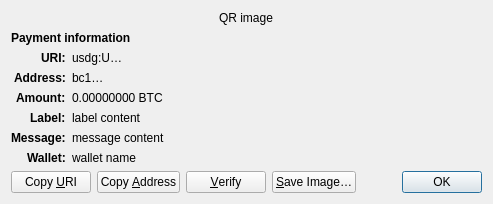
<?xml version="1.0" encoding="UTF-8"?>
<ui version="4.0">
 <class>ReceiveRequestDialog</class>
 <widget class="QDialog" name="ReceiveRequestDialog">
  <property name="geometry">
   <rect>
    <x>0</x>
    <y>0</y>
    <width>413</width>
    <height>229</height>
   </rect>
  </property>
  <property name="windowTitle">
   <string>Request payment to …</string>
  </property>
  <layout class="QGridLayout" name="gridLayout" columnstretch="0,1">
   <property name="sizeConstraint">
    <enum>QLayout::SetFixedSize</enum>
   </property>
   <item row="0" column="0" colspan="2" alignment="Qt::AlignHCenter">
    <widget class="QRImageWidget" name="qr_code">
     <property name="text">
      <string notr="true">QR image</string>
     </property>
     <property name="textInteractionFlags">
      <set>Qt::NoTextInteraction</set>
     </property>
    </widget>
   </item>
   <item row="1" column="0" colspan="2">
    <widget class="QLabel" name="payment_header">
     <property name="font">
      <font>
       <weight>75</weight>
       <bold>true</bold>
      </font>
     </property>
     <property name="text">
      <string>Payment information</string>
     </property>
     <property name="textInteractionFlags">
      <set>Qt::NoTextInteraction</set>
     </property>
    </widget>
   </item>
   <item row="2" column="0" alignment="Qt::AlignRight|Qt::AlignTop">
    <widget class="QLabel" name="uri_tag">
     <property name="font">
      <font>
       <weight>75</weight>
       <bold>true</bold>
      </font>
     </property>
     <property name="text">
      <string notr="true">URI:</string>
     </property>
     <property name="textFormat">
      <enum>Qt::PlainText</enum>
     </property>
     <property name="textInteractionFlags">
      <set>Qt::NoTextInteraction</set>
     </property>
    </widget>
   </item>
   <item row="2" column="1" alignment="Qt::AlignTop">
    <widget class="QLabel" name="uri_content">
     <property name="text">
      <string notr="true">usdg:U…</string>
     </property>
     <property name="textFormat">
      <enum>Qt::RichText</enum>
     </property>
     <property name="wordWrap">
      <bool>true</bool>
     </property>
     <property name="textInteractionFlags">
      <set>Qt::TextSelectableByMouse</set>
     </property>
    </widget>
   </item>
   <item row="3" column="0" alignment="Qt::AlignRight|Qt::AlignTop">
    <widget class="QLabel" name="address_tag">
     <property name="font">
      <font>
       <weight>75</weight>
       <bold>true</bold>
      </font>
     </property>
     <property name="text">
      <string>Address:</string>
     </property>
     <property name="textInteractionFlags">
      <set>Qt::NoTextInteraction</set>
     </property>
    </widget>
   </item>
   <item row="3" column="1" alignment="Qt::AlignTop">
    <widget class="QLabel" name="address_content">
     <property name="text">
      <string notr="true">bc1…</string>
     </property>
     <property name="textFormat">
      <enum>Qt::PlainText</enum>
     </property>
     <property name="textInteractionFlags">
      <set>Qt::TextSelectableByMouse</set>
     </property>
    </widget>
   </item>
   <item row="4" column="0" alignment="Qt::AlignRight|Qt::AlignTop">
    <widget class="QLabel" name="amount_tag">
     <property name="font">
      <font>
       <weight>75</weight>
       <bold>true</bold>
      </font>
     </property>
     <property name="text">
      <string>Amount:</string>
     </property>
     <property name="textInteractionFlags">
      <set>Qt::NoTextInteraction</set>
     </property>
    </widget>
   </item>
   <item row="4" column="1" alignment="Qt::AlignTop">
    <widget class="QLabel" name="amount_content">
     <property name="text">
      <string notr="true">0.00000000 BTC</string>
     </property>
     <property name="textFormat">
      <enum>Qt::PlainText</enum>
     </property>
     <property name="textInteractionFlags">
      <set>Qt::TextSelectableByMouse</set>
     </property>
    </widget>
   </item>
   <item row="5" column="0" alignment="Qt::AlignRight|Qt::AlignTop">
    <widget class="QLabel" name="label_tag">
     <property name="font">
      <font>
       <weight>75</weight>
       <bold>true</bold>
      </font>
     </property>
     <property name="text">
      <string>Label:</string>
     </property>
     <property name="textInteractionFlags">
      <set>Qt::NoTextInteraction</set>
     </property>
    </widget>
   </item>
   <item row="5" column="1" alignment="Qt::AlignTop">
    <widget class="QLabel" name="label_content">
     <property name="text">
      <string notr="true">label content</string>
     </property>
     <property name="textFormat">
      <enum>Qt::PlainText</enum>
     </property>
     <property name="wordWrap">
      <bool>true</bool>
     </property>
     <property name="textInteractionFlags">
      <set>Qt::TextSelectableByMouse</set>
     </property>
    </widget>
   </item>
   <item row="6" column="0" alignment="Qt::AlignRight|Qt::AlignTop">
    <widget class="QLabel" name="message_tag">
     <property name="font">
      <font>
       <weight>75</weight>
       <bold>true</bold>
      </font>
     </property>
     <property name="text">
      <string>Message:</string>
     </property>
     <property name="textInteractionFlags">
      <set>Qt::NoTextInteraction</set>
     </property>
    </widget>
   </item>
   <item row="6" column="1" alignment="Qt::AlignTop">
    <widget class="QLabel" name="message_content">
     <property name="text">
      <string notr="true">message content</string>
     </property>
     <property name="textFormat">
      <enum>Qt::PlainText</enum>
     </property>
     <property name="wordWrap">
      <bool>true</bool>
     </property>
     <property name="textInteractionFlags">
      <set>Qt::TextSelectableByMouse</set>
     </property>
    </widget>
   </item>
   <item row="7" column="0" alignment="Qt::AlignRight|Qt::AlignTop">
    <widget class="QLabel" name="wallet_tag">
     <property name="font">
      <font>
       <weight>75</weight>
       <bold>true</bold>
      </font>
     </property>
     <property name="text">
      <string>Wallet:</string>
     </property>
     <property name="textInteractionFlags">
      <set>Qt::NoTextInteraction</set>
     </property>
    </widget>
   </item>
   <item row="7" column="1" alignment="Qt::AlignTop">
    <widget class="QLabel" name="wallet_content">
     <property name="text">
      <string notr="true">wallet name</string>
     </property>
     <property name="textFormat">
      <enum>Qt::PlainText</enum>
     </property>
     <property name="wordWrap">
      <bool>true</bool>
     </property>
     <property name="textInteractionFlags">
      <set>Qt::TextSelectableByMouse</set>
     </property>
    </widget>
   </item>
   <item row="8" column="0" colspan="2">
    <layout class="QHBoxLayout" name="horizontalLayout">
     <item>
      <widget class="QPushButton" name="btnCopyURI">
       <property name="text">
        <string>Copy &amp;URI</string>
       </property>
       <property name="autoDefault">
        <bool>false</bool>
       </property>
      </widget>
     </item>
     <item>
      <widget class="QPushButton" name="btnCopyAddress">
       <property name="text">
        <string>Copy &amp;Address</string>
       </property>
       <property name="autoDefault">
        <bool>false</bool>
       </property>
      </widget>
     </item>
     <item>
      <widget class="QPushButton" name="btnVerify">
       <property name="text">
        <string>&amp;Verify</string>
       </property>
       <property name="toolTip">
        <string>Verify this address on e.g. a hardware wallet screen</string>
       </property>
       <property name="autoDefault">
        <bool>false</bool>
       </property>
      </widget>
     </item>
     <item>
      <widget class="QPushButton" name="btnSaveAs">
       <property name="text">
        <string>&amp;Save Image…</string>
       </property>
       <property name="autoDefault">
        <bool>false</bool>
       </property>
      </widget>
     </item>
     <item>
      <spacer name="horizontalSpacer_2">
       <property name="orientation">
        <enum>Qt::Horizontal</enum>
       </property>
       <property name="sizeHint" stdset="0">
        <size>
         <width>40</width>
         <height>20</height>
        </size>
       </property>
      </spacer>
     </item>
     <item>
      <widget class="QDialogButtonBox" name="buttonBox">
       <property name="focusPolicy">
        <enum>Qt::StrongFocus</enum>
       </property>
       <property name="standardButtons">
        <set>QDialogButtonBox::Ok</set>
       </property>
      </widget>
     </item>
    </layout>
   </item>
  </layout>
 </widget>
 <customwidgets>
  <customwidget>
   <class>QRImageWidget</class>
   <extends>QLabel</extends>
   <header>qt/qrimagewidget.h</header>
  </customwidget>
 </customwidgets>
 <tabstops>
  <tabstop>buttonBox</tabstop>
  <tabstop>btnCopyURI</tabstop>
  <tabstop>btnCopyAddress</tabstop>
  <tabstop>btnSaveAs</tabstop>
 </tabstops>
 <resources/>
 <connections>
  <connection>
   <sender>buttonBox</sender>
   <signal>accepted()</signal>
   <receiver>ReceiveRequestDialog</receiver>
   <slot>accept()</slot>
   <hints>
    <hint type="sourcelabel">
     <x>135</x>
     <y>230</y>
    </hint>
    <hint type="destinationlabel">
     <x>135</x>
     <y>126</y>
    </hint>
   </hints>
  </connection>
 </connections>
</ui>
